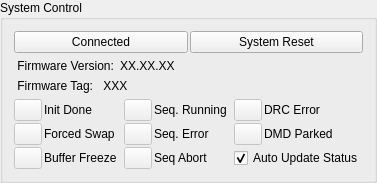
             <widget class="QGroupBox" name="groupBox_SystemCtrl">
              <property name="sizePolicy">
               <sizepolicy hsizetype="Minimum" vsizetype="Minimum">
                <horstretch>0</horstretch>
                <verstretch>0</verstretch>
               </sizepolicy>
              </property>
              <property name="title">
               <string>System Control</string>
              </property>
              <layout class="QGridLayout" name="gridLayout_31">
               <item row="0" column="0">
                <layout class="QHBoxLayout" name="horizontalLayout_8">
                 <property name="spacing">
                  <number>2</number>
                 </property>
                 <item>
                  <widget class="QPushButton" name="pushButton_Connect">
                   <property name="sizePolicy">
                    <sizepolicy hsizetype="Minimum" vsizetype="MinimumExpanding">
                     <horstretch>0</horstretch>
                     <verstretch>0</verstretch>
                    </sizepolicy>
                   </property>
                   <property name="acceptDrops">
                    <bool>false</bool>
                   </property>
                   <property name="text">
                    <string>Connected</string>
                   </property>
                   <property name="icon">
                    <iconset resource="Lcr2.qrc">
                     <normaloff>:/new/prefix1/Icons/Led_G.png</normaloff>
                     <disabledoff>:/new/prefix1/Icons/Led_R.png</disabledoff>
                     <disabledon>:/new/prefix1/Icons/Led_R.png</disabledon>:/new/prefix1/Icons/Led_G.png</iconset>
                   </property>
                  </widget>
                 </item>
                 <item>
                  <widget class="QPushButton" name="pushButton_Reset">
                   <property name="sizePolicy">
                    <sizepolicy hsizetype="Minimum" vsizetype="MinimumExpanding">
                     <horstretch>0</horstretch>
                     <verstretch>0</verstretch>
                    </sizepolicy>
                   </property>
                   <property name="text">
                    <string>System Reset</string>
                   </property>
                  </widget>
                 </item>
                </layout>
               </item>
               <item row="1" column="0">
                <layout class="QFormLayout" name="formLayout_2">
                 <property name="fieldGrowthPolicy">
                  <enum>QFormLayout::AllNonFixedFieldsGrow</enum>
                 </property>
                 <item row="0" column="0">
                  <widget class="QLabel" name="label_API">
                   <property name="text">
                    <string> Firmware Version:</string>
                   </property>
                  </widget>
                 </item>
                 <item row="0" column="1">
                  <widget class="QLabel" name="label_ApiVersion">
                   <property name="text">
                    <string>XX.XX.XX</string>
                   </property>
                  </widget>
                 </item>
                </layout>
               </item>
               <item row="2" column="0">
                <layout class="QFormLayout" name="formLayout_8">
                 <property name="fieldGrowthPolicy">
                  <enum>QFormLayout::AllNonFixedFieldsGrow</enum>
                 </property>
                 <item row="0" column="0">
                  <widget class="QLabel" name="label_firmwareTag">
                   <property name="text">
                    <string> Firmware Tag:</string>
                   </property>
                  </widget>
                 </item>
                 <item row="0" column="1">
                  <widget class="QLabel" name="label_firmwareTagInfo">
                   <property name="text">
                    <string> XXX</string>
                   </property>
                  </widget>
                 </item>
                </layout>
               </item>
               <item row="3" column="0">
                <layout class="QGridLayout" name="gridLayout_10" rowstretch="0,0,0" columnstretch="1,0,0,0,0,0,0,0">
                 <property name="sizeConstraint">
                  <enum>QLayout::SetDefaultConstraint</enum>
                 </property>
                 <property name="spacing">
                  <number>2</number>
                 </property>
                 <item row="0" column="4">
                  <widget class="QLabel" name="label_statusSeqRun">
                   <property name="text">
                    <string>Seq. Running</string>
                   </property>
                  </widget>
                 </item>
                 <item row="0" column="3">
                  <widget class="QPushButton" name="indicatorButton_statusSeqRun">
                   <property name="enabled">
                    <bool>false</bool>
                   </property>
                   <property name="maximumSize">
                    <size>
                     <width>28</width>
                     <height>24</height>
                    </size>
                   </property>
                   <property name="acceptDrops">
                    <bool>false</bool>
                   </property>
                   <property name="text">
                    <string/>
                   </property>
                   <property name="icon">
                    <iconset resource="Lcr2.qrc">
                     <normaloff>:/new/prefix1/Icons/Led_G.png</normaloff>:/new/prefix1/Icons/Led_G.png</iconset>
                   </property>
                  </widget>
                 </item>
                 <item row="1" column="3">
                  <widget class="QPushButton" name="indicatorButton_statusSeqErr">
                   <property name="enabled">
                    <bool>false</bool>
                   </property>
                   <property name="maximumSize">
                    <size>
                     <width>28</width>
                     <height>24</height>
                    </size>
                   </property>
                   <property name="acceptDrops">
                    <bool>false</bool>
                   </property>
                   <property name="text">
                    <string/>
                   </property>
                   <property name="icon">
                    <iconset resource="Lcr2.qrc">
                     <normaloff>:/new/prefix1/Icons/Led_R.png</normaloff>:/new/prefix1/Icons/Led_R.png</iconset>
                   </property>
                  </widget>
                 </item>
                 <item row="0" column="1">
                  <widget class="QLabel" name="label_statusInitDone">
                   <property name="text">
                    <string>Init Done</string>
                   </property>
                  </widget>
                 </item>
                 <item row="0" column="2">
                  <spacer name="horizontalSpacer">
                   <property name="orientation">
                    <enum>Qt::Horizontal</enum>
                   </property>
                   <property name="sizeType">
                    <enum>QSizePolicy::Minimum</enum>
                   </property>
                   <property name="sizeHint" stdset="0">
                    <size>
                     <width>5</width>
                     <height>20</height>
                    </size>
                   </property>
                  </spacer>
                 </item>
                 <item row="1" column="0">
                  <widget class="QPushButton" name="indicatorButton_statusForcedSwap">
                   <property name="enabled">
                    <bool>false</bool>
                   </property>
                   <property name="maximumSize">
                    <size>
                     <width>28</width>
                     <height>24</height>
                    </size>
                   </property>
                   <property name="acceptDrops">
                    <bool>false</bool>
                   </property>
                   <property name="text">
                    <string/>
                   </property>
                   <property name="icon">
                    <iconset resource="Lcr2.qrc">
                     <normaloff>:/new/prefix1/Icons/Led_R.png</normaloff>:/new/prefix1/Icons/Led_R.png</iconset>
                   </property>
                  </widget>
                 </item>
                 <item row="1" column="1">
                  <widget class="QLabel" name="label_statusForcedSwap">
                   <property name="text">
                    <string>Forced Swap</string>
                   </property>
                  </widget>
                 </item>
                 <item row="0" column="0">
                  <widget class="QPushButton" name="indicatorButton_statusInitDone">
                   <property name="enabled">
                    <bool>false</bool>
                   </property>
                   <property name="maximumSize">
                    <size>
                     <width>28</width>
                     <height>24</height>
                    </size>
                   </property>
                   <property name="acceptDrops">
                    <bool>false</bool>
                   </property>
                   <property name="text">
                    <string/>
                   </property>
                   <property name="icon">
                    <iconset resource="Lcr2.qrc">
                     <normaloff>:/new/prefix1/Icons/Led_G.png</normaloff>:/new/prefix1/Icons/Led_G.png</iconset>
                   </property>
                  </widget>
                 </item>
                 <item row="0" column="5">
                  <spacer name="horizontalSpacer_6">
                   <property name="orientation">
                    <enum>Qt::Horizontal</enum>
                   </property>
                   <property name="sizeType">
                    <enum>QSizePolicy::Minimum</enum>
                   </property>
                   <property name="sizeHint" stdset="0">
                    <size>
                     <width>5</width>
                     <height>20</height>
                    </size>
                   </property>
                  </spacer>
                 </item>
                 <item row="1" column="4">
                  <widget class="QLabel" name="label_statusSeqErr">
                   <property name="text">
                    <string>Seq. Error</string>
                   </property>
                  </widget>
                 </item>
                 <item row="1" column="6">
                  <widget class="QPushButton" name="indicatorButton_statusDmdParked">
                   <property name="enabled">
                    <bool>false</bool>
                   </property>
                   <property name="maximumSize">
                    <size>
                     <width>28</width>
                     <height>24</height>
                    </size>
                   </property>
                   <property name="acceptDrops">
                    <bool>false</bool>
                   </property>
                   <property name="text">
                    <string/>
                   </property>
                   <property name="icon">
                    <iconset resource="Lcr2.qrc">
                     <normaloff>:/new/prefix1/Icons/Led_Y.png</normaloff>:/new/prefix1/Icons/Led_Y.png</iconset>
                   </property>
                  </widget>
                 </item>
                 <item row="0" column="7">
                  <widget class="QLabel" name="label_statusDrcErr">
                   <property name="text">
                    <string>DRC Error</string>
                   </property>
                  </widget>
                 </item>
                 <item row="1" column="7">
                  <widget class="QLabel" name="label_statusDMDParked">
                   <property name="text">
                    <string>DMD Parked</string>
                   </property>
                  </widget>
                 </item>
                 <item row="0" column="6">
                  <widget class="QPushButton" name="indicatorButton_statusDrcErr">
                   <property name="enabled">
                    <bool>false</bool>
                   </property>
                   <property name="maximumSize">
                    <size>
                     <width>28</width>
                     <height>24</height>
                    </size>
                   </property>
                   <property name="acceptDrops">
                    <bool>false</bool>
                   </property>
                   <property name="text">
                    <string/>
                   </property>
                   <property name="icon">
                    <iconset resource="Lcr2.qrc">
                     <normaloff>:/new/prefix1/Icons/Led_R.png</normaloff>:/new/prefix1/Icons/Led_R.png</iconset>
                   </property>
                  </widget>
                 </item>
                 <item row="2" column="1">
                  <widget class="QLabel" name="label_statusBufSwap">
                   <property name="font">
                    <font>
                     <weight>50</weight>
                     <bold>false</bold>
                     <strikeout>false</strikeout>
                    </font>
                   </property>
                   <property name="autoFillBackground">
                    <bool>false</bool>
                   </property>
                   <property name="text">
                    <string>Buffer Freeze</string>
                   </property>
                  </widget>
                 </item>
                 <item row="2" column="0">
                  <widget class="QPushButton" name="indicatorButton_statusBufFreeze">
                   <property name="enabled">
                    <bool>false</bool>
                   </property>
                   <property name="maximumSize">
                    <size>
                     <width>28</width>
                     <height>24</height>
                    </size>
                   </property>
                   <property name="acceptDrops">
                    <bool>false</bool>
                   </property>
                   <property name="text">
                    <string/>
                   </property>
                   <property name="icon">
                    <iconset resource="Lcr2.qrc">
                     <normaloff>:/new/prefix1/Icons/Led_Y.png</normaloff>:/new/prefix1/Icons/Led_Y.png</iconset>
                   </property>
                  </widget>
                 </item>
                 <item row="2" column="3">
                  <widget class="QPushButton" name="indicatorButton_statusSeqAbort">
                   <property name="enabled">
                    <bool>false</bool>
                   </property>
                   <property name="maximumSize">
                    <size>
                     <width>28</width>
                     <height>24</height>
                    </size>
                   </property>
                   <property name="acceptDrops">
                    <bool>false</bool>
                   </property>
                   <property name="text">
                    <string/>
                   </property>
                   <property name="icon">
                    <iconset resource="Lcr2.qrc">
                     <normaloff>:/new/prefix1/Icons/Led_R.png</normaloff>:/new/prefix1/Icons/Led_R.png</iconset>
                   </property>
                  </widget>
                 </item>
                 <item row="2" column="4">
                  <widget class="QLabel" name="label_statusSeqAbort">
                   <property name="text">
                    <string>Seq Abort</string>
                   </property>
                  </widget>
                 </item>
                 <item row="2" column="6" colspan="2">
                  <widget class="QCheckBox" name="checkBox_updateStatus">
                   <property name="text">
                    <string>Auto Update Status</string>
                   </property>
                   <property name="checked">
                    <bool>true</bool>
                   </property>
                  </widget>
                 </item>
                </layout>
               </item>
              </layout>
             </widget>
